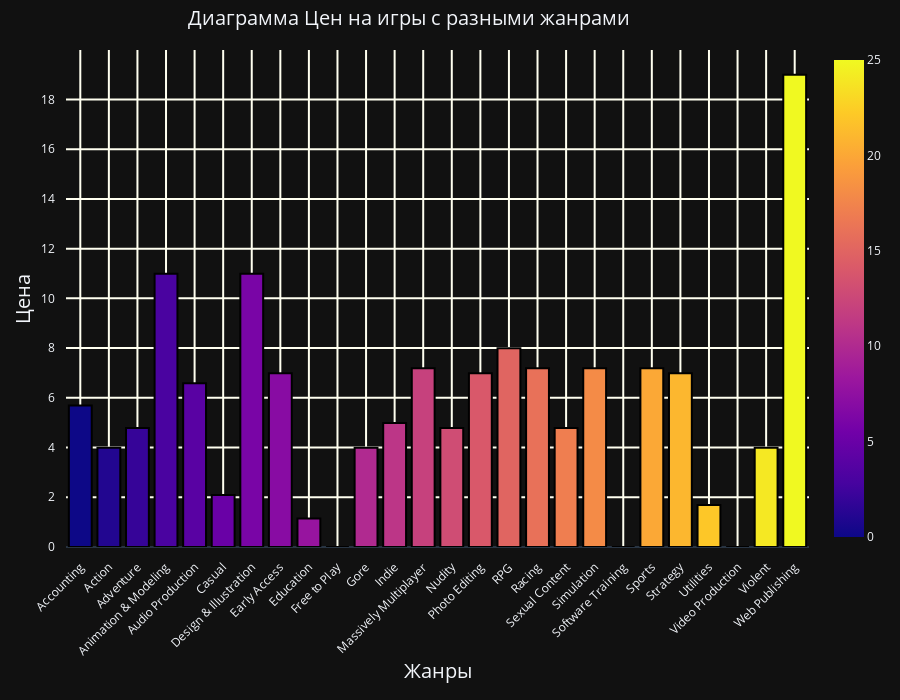

The notebook cell this image was saved under:
### Code cell
fig.update_layout(
    margin={
        "l":50,
        "r":50,
        "b":50,
        "t":50,
        "pad":10
    },
    title={"text": "Диаграмма Цен на игры с разными жанрами",
           "font_size": 20,
           "x": 0.7
           },
    xaxis={"title": "Жан", "title_font_size": 20, "tickangle": 315, "showgrid": True, "gridwidth": 2,
           "gridcolor": 'ivory'},
    yaxis={"title": "Цена", "title_font_size": 20, "gridwidth": 2, "gridcolor": 'ivory'},
    height=700,
)

fig.show()

### Figure 1 — Plotly figure (JSON) as saved in the notebook; plotly's stock layout.template omitted (floating-point values rounded to 4 significant figures)
{"data": [{"marker": {"color": [0, 1, 2, 3, 4, 5, 6, 7, 8, 9, 10, 11, 12, 13, 14, 15, 16, 17, 18, 19, 20, 21, 22, 23, 24, 25], "coloraxis": "coloraxis", "line": {"color": "black", "width": 2}}, "x": ["Accounting", "Action", "Adventure", "Animation & Modeling", "Audio Production", "Casual", "Design & Illustration", "Early Access", "Education", "Free to Play", "Gore", "Indie", "Massively Multiplayer", "Nudity", "Photo Editing", "RPG", "Racing", "Sexual Content", "Simulation", "Software Training", "Sports", "Strategy", "Utilities", "Video Production", "Violent", "Web Publishing"], "y": [5.695, 3.99, 4.79, 10.99, 6.59, 2.09, 10.99, 6.99, 1.145, 0.0, 3.99, 4.99, 7.19, 4.79, 6.99, 7.99, 7.19, 4.79, 7.19, 0.0, 7.19, 6.99, 1.69, 0.0, 3.99, 18.99], "type": "bar"}], "layout": {"margin": {"l": 50, "r": 50, "b": 50, "t": 50, "pad": 10}, "title": {"font": {"size": 20}, "text": "Диаграмма Цен на игры с разными жанрами", "x": 0.7}, "xaxis": {"title": {"text": "Жанры", "font": {"size": 20}}, "tickangle": -45, "showgrid": true, "gridwidth": 2, "gridcolor": "ivory"}, "yaxis": {"title": {"text": "Цена", "font": {"size": 20}}, "gridwidth": 2, "gridcolor": "ivory"}, "height": 700}}
